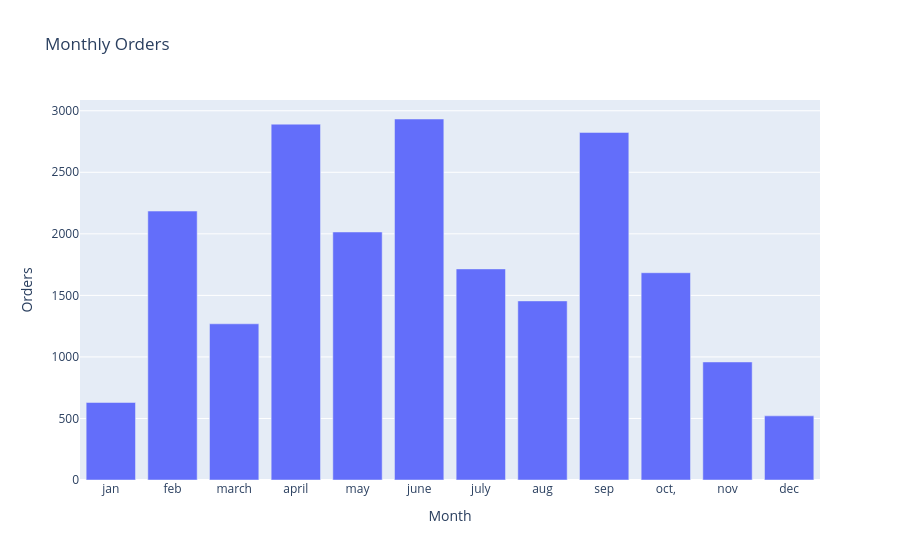

The notebook cell this image was saved under:
### Code cell
# Create a bar chart showing monthly orders.
import plotly.express as px
bar_graph= px.bar(x=months,y=orders,title="Monthly Orders",labels={"x": "Month","y": "Orders"},orientation="v")

bar_graph.show()

### Figure 1 — Plotly figure (JSON) as saved in the notebook; plotly's stock layout.template omitted (floating-point values rounded to 4 significant figures)
{"data": [{"hovertemplate": "Month=%{x}<br>Orders=%{y}<extra></extra>", "legendgroup": "", "marker": {"color": "#636efa", "pattern": {"shape": ""}}, "name": "", "orientation": "v", "showlegend": false, "textposition": "auto", "type": "bar", "x": ["jan", "feb", "march", "april", "may", "june", "july", "aug", "sep", "oct,", "nov", "dec"], "xaxis": "x", "y": [630, 2185, 1269, 2891, 2015, 2933, 1715, 1455, 2824, 1684, 959, 521], "yaxis": "y"}], "layout": {"barmode": "relative", "legend": {"tracegroupgap": 0}, "title": {"text": "Monthly Orders"}, "xaxis": {"anchor": "y", "domain": [0, 1], "title": {"text": "Month"}}, "yaxis": {"anchor": "x", "domain": [0, 1], "title": {"text": "Orders"}}}}
